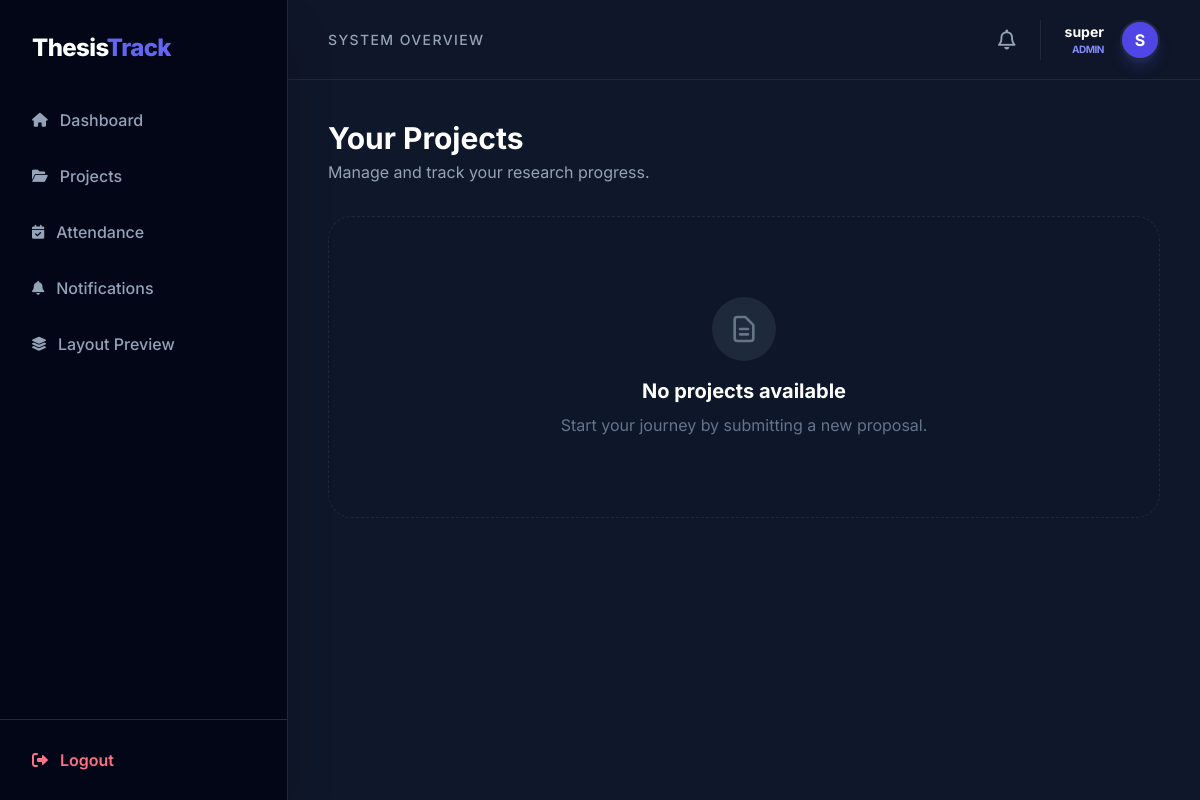
The page /projects/ (signed in) on the database its author committed.
### accounts/models.py (models this page shows, shortened)
class User(AbstractUser):
	STUDENT = 'STUDENT'
	SUPERVISOR = 'SUPERVISOR'
	ADMIN = 'ADMIN'
	ROLE_CHOICES = [
		(STUDENT, 'Student'),
		(SUPERVISOR, 'Supervisor'),
		(ADMIN, 'Admin'),
	]
	role = models.CharField(max_length=20, choices=ROLE_CHOICES, default=STUDENT)

### projects/views.py (the view, shortened to what this page needs)
# urls.py: path('', views.project_list, name='project-list'),
@login_required
def project_list(request):
	projects = _project_visible_to_user(request.user).order_by('-created_at')
	return render(request, 'projects/project_list.html', {'projects': projects})

### projects/views.py (called while the page is built)
def _project_visible_to_user(user):
	if user.role == User.STUDENT:
		return Project.objects.filter(student=user)
	if user.role == User.SUPERVISOR:
		return Project.objects.filter(
			Q(supervisor=user) | Q(student__supervisor_assignments__supervisor=user)
		).distinct()
	if user.role == User.ADMIN:
		return Project.objects.all()
	return Project.objects.none()

### projects/templates/projects/project_list.html (shortened to what this page needs)
{% extends 'core/base.html' %}
{% block content %}
<div class="space-y-8">
    <div class="flex justify-between items-center">
        <div>
            <h1 class="text-3xl font-bold text-white">Your Projects</h1>
            <p class="text-slate-400 mt-1">Manage and track your research progress.</p>
        </div>
    </div>
    <div class="grid grid-cols-1 md:grid-cols-2 lg:grid-cols-3 gap-6">
        {% for project in projects %}
        <div class="bg-slate-900 border border-slate-800 p-6 rounded-3xl hover:border-indigo-500/50 transition-all group relative overflow-hidden">
            <div class="absolute -top-10 -right-10 w-24 h-24 bg-indigo-500/5 blur-2xl rounded-full"></div>
            <span class="text-[10px] font-bold tracking-widest uppercase text-indigo-400 bg-indigo-500/10 px-3 py-1 rounded-full border border-indigo-500/20">
                {{ project.status|default:"Pending" }}
            </span>
            <h3 class="text-xl font-bold text-white mt-4 group-hover:text-indigo-400 transition-colors">{{ project.title }}</h3>
            <p class="text-slate-400 mt-2 text-sm line-clamp-2">{{ project.abstract }}</p>
            <div class="mt-6 pt-6 border-t border-slate-800 flex justify-between items-center">
                <span class="text-xs text-slate-500 uppercase font-semibold">Supervisor: {{ project.supervisor }}</span>
                        {% if user.role == 'STUDENT' and project.student_id == user.id %}
                            <a href="{% url 'projects:submit-document' project.id %}" class="text-indigo-400 hover:text-white text-sm font-bold">Submit Doc</a>
                        {% endif %}
                        {% if user.role == 'SUPERVISOR' or user.role == 'ADMIN' %}
                            <a href="{% url 'projects:approve-project' project.id %}" class="text-indigo-400 hover:text-white text-sm font-bold">Approve</a>
                        {% endif %}
            </div>
        </div>
        {% empty %}
        <div class="col-span-full py-20 bg-slate-900/50 border border-dashed border-slate-800 rounded-3xl text-center">
            <div class="inline-flex items-center justify-center w-16 h-16 rounded-full bg-slate-800 mb-4 text-slate-500">
                <svg xmlns="http://www.w3.org/2000/svg" class="h-8 w-8" fill="none" viewBox="0 0 24 24" stroke="currentColor">
                    <path stroke-linecap="round" stroke-linejoin="round" stroke-width="2" d="M9 12h6m-6 4h6m2 5H7a2 2 0 01-2-2V5a2 2 0 012-2h5.586a1 1 0 01.707.293l5.414 5.414a1 1 0 01.293.707V19a2 2 0 01-2 2z" />
                </svg>
            </div>
            <h3 class="text-xl font-bold text-white">No projects available</h3>
            <p class="text-slate-500 mt-2">Start your journey by submitting a new proposal.</p>
        </div>
        {% endfor %}
    </div>
</div>
{% endblock %}

### core/templates/core/base.html (shortened to what this page needs)
<!DOCTYPE html>
<html lang="en">
<head>
    <script src="https://cdn.tailwindcss.com"></script>
    <link rel="stylesheet" href="https://cdnjs.cloudflare.com/ajax/libs/font-awesome/6.0.0/css/all.min.css">
</head>
<body class="bg-[#0f172a] text-slate-200 antialiased">
    <div class="flex min-h-screen">
        {% if user.is_authenticated %}
        <aside class="w-72 bg-slate-950 border-r border-slate-800 flex flex-col fixed h-full z-20 shadow-2xl">
            <div class="p-8">
                <h1 class="text-2xl font-extrabold text-white tracking-tight">Thesis<span class="text-indigo-500">Track</span></h1>
            </div>
            <nav class="flex-1 px-4 space-y-2">
                <a href="{% url 'dashboard:home' %}" class="nav-link flex items-center px-4 py-3 text-slate-400 hover:bg-indigo-600/10 hover:text-indigo-400 rounded-xl group">
                    <i class="fa-solid fa-house mr-3 text-sm group-hover:scale-110 transition-transform"></i>
                    <span class="font-medium">Dashboard</span>
                </a>
                <a href="{% url 'projects:project-list' %}" class="nav-link flex items-center px-4 py-3 text-slate-400 hover:bg-indigo-600/10 hover:text-indigo-400 rounded-xl group">
                    <i class="fa-solid fa-folder-open mr-3 text-sm group-hover:scale-110 transition-transform"></i>
                    <span class="font-medium">Projects</span>
                </a>
                <a href="{% url 'attendance:attendance-list' %}" class="nav-link flex items-center px-4 py-3 text-slate-400 hover:bg-indigo-600/10 hover:text-indigo-400 rounded-xl group">
                    <i class="fa-solid fa-calendar-check mr-3 text-sm group-hover:scale-110 transition-transform"></i>
                    <span class="font-medium">Attendance</span>
                </a>
                <a href="{% url 'notifications:list' %}" class="nav-link flex items-center justify-between px-4 py-3 text-slate-400 hover:bg-indigo-600/10 hover:text-indigo-400 rounded-xl group">
                    <div class="flex items-center">
                        <i class="fa-solid fa-bell mr-3 text-sm group-hover:scale-110 transition-transform"></i>
                        <span class="font-medium">Notifications</span>
                    </div>
                </a>
                <a href="{% url 'core:layout-preview' %}" class="nav-link flex items-center px-4 py-3 text-slate-400 hover:bg-indigo-600/10 hover:text-indigo-400 rounded-xl group">
                    <i class="fa-solid fa-layer-group mr-3 text-sm group-hover:scale-110 transition-transform"></i>
                    <span class="font-medium">Layout Preview</span>
                </a>
            </nav>
            <div class="p-4 border-t border-slate-800">
                <form action="{% url 'accounts:logout' %}" method="post">
                    <button type="submit" class="w-full flex items-center px-4 py-3 text-rose-400 hover:bg-rose-500/10 rounded-xl transition-all font-semibold group">
                        <i class="fa-solid fa-right-from-bracket mr-3 group-hover:translate-x-1 transition-transform"></i>
                        Logout
                    </button>
                </form>
            </div>
        </aside>
        {% endif %}
        <div class="flex-1 {% if user.is_authenticated %}ml-72{% endif %} flex flex-col">
            {% if user.is_authenticated %}
            <nav class="h-20 glass border-b border-slate-800 flex items-center justify-between px-10 sticky top-0 z-10">
                <div>
                    <h2 class="text-slate-400 text-sm font-medium tracking-widest uppercase">System Overview</h2>
                </div>
                <div class="flex items-center space-x-6">
                    <div class="relative">
                        <a href="{% url 'notifications:list' %}" class="text-slate-400 hover:text-white transition-colors duration-300">
                            <i class="fa-regular fa-bell text-xl"></i>
                        </a>
                    </div>
                    <div class="flex items-center space-x-4 border-l border-slate-800 pl-6">
                        <div class="text-right">
                            <p class="text-sm font-bold text-white">{{ user.username }}</p>
                            <p class="text-[10px] text-indigo-400 font-bold uppercase tracking-tighter">{{ user.role }}</p>
                        </div>
                        <div class="h-10 w-10 bg-indigo-600 rounded-full border-2 border-slate-800 flex items-center justify-center font-bold text-white shadow-lg shadow-indigo-500/20 transform hover:rotate-12 transition-transform cursor-pointer">
                            {{ user.username|first|upper }}
                        </div>
                    </div>
                </div>
            </nav>
            {% endif %}
            <main class="{% if user.is_authenticated %}p-10{% else %}p-0{% endif %} flex-1">
                {% block content %}{% endblock %}
            </main>
        </div>
    </div>
</body>
</html>

### core/templates/core/base.html (style rules this page uses)
body { font-family: 'Inter', sans-serif; }
.glass { background: rgba(15, 23, 42, 0.8); backdrop-filter: blur(12px); }
.nav-link { transition: all 0.3s cubic-bezier(0.4, 0, 0.2, 1); }

### rows shown on the page
User: username "super", role "ADMIN", username|first "S"
